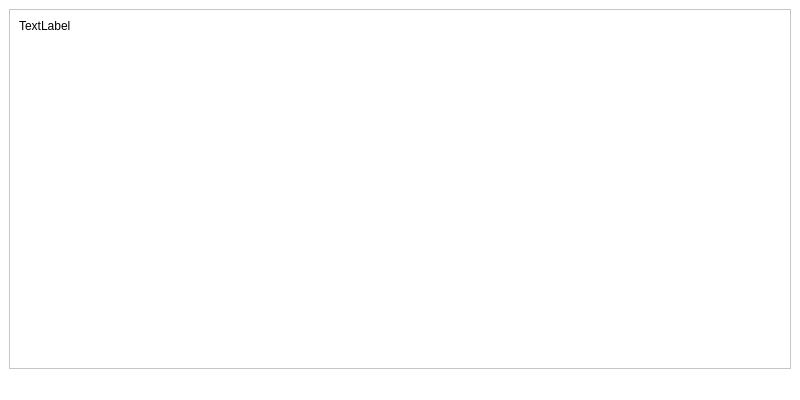
<?xml version="1.0" encoding="UTF-8"?>
<ui version="4.0">
 <class>TorrcInformation</class>
 <widget class="QMainWindow" name="TorrcInformation">
  <property name="geometry">
   <rect>
    <x>0</x>
    <y>0</y>
    <width>800</width>
    <height>400</height>
   </rect>
  </property>
  <property name="minimumSize">
   <size>
    <width>800</width>
    <height>400</height>
   </size>
  </property>
  <property name="maximumSize">
   <size>
    <width>800</width>
    <height>600</height>
   </size>
  </property>
  <property name="windowTitle">
   <string>Torrc File Content</string>
  </property>
  <property name="styleSheet">
   <string notr="true">background-color: rgb(255, 255, 255);</string>
  </property>
  <widget class="QWidget" name="centralwidget">
   <layout class="QVBoxLayout" name="verticalLayout">
    <item>
     <widget class="QScrollArea" name="scrollArea">
      <property name="widgetResizable">
       <bool>true</bool>
      </property>
      <widget class="QWidget" name="scrollWidgetContents">
       <property name="geometry">
        <rect>
         <x>0</x>
         <y>0</y>
         <width>766</width>
         <height>1218</height>
        </rect>
       </property>
       <layout class="QVBoxLayout" name="verticalLayout_2">
        <item alignment="Qt::AlignTop">
         <widget class="QLabel" name="torrc_label">
          <property name="minimumSize">
           <size>
            <width>0</width>
            <height>0</height>
           </size>
          </property>
          <property name="text">
           <string>TextLabel</string>
          </property>
          <property name="alignment">
           <set>Qt::AlignLeading|Qt::AlignLeft|Qt::AlignTop</set>
          </property>
          <property name="textInteractionFlags">
           <set>Qt::LinksAccessibleByMouse|Qt::TextSelectableByMouse</set>
          </property>
         </widget>
        </item>
       </layout>
      </widget>
     </widget>
    </item>
   </layout>
  </widget>
  <widget class="QMenuBar" name="menubar">
   <property name="geometry">
    <rect>
     <x>0</x>
     <y>0</y>
     <width>800</width>
     <height>23</height>
    </rect>
   </property>
  </widget>
  <widget class="QStatusBar" name="statusbar"/>
 </widget>
 <resources/>
 <connections/>
</ui>
